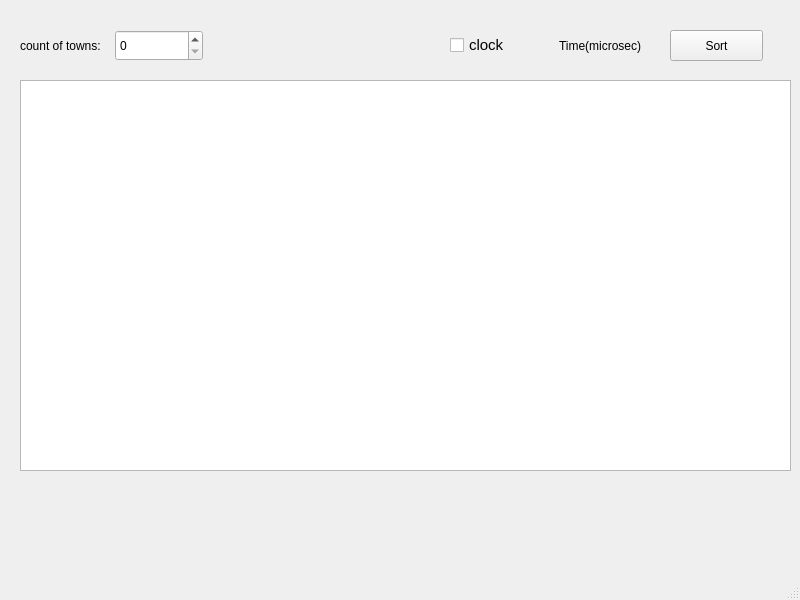
<?xml version="1.0" encoding="UTF-8"?>
<ui version="4.0">
 <class>MainWindow</class>
 <widget class="QMainWindow" name="MainWindow">
  <property name="geometry">
   <rect>
    <x>0</x>
    <y>0</y>
    <width>800</width>
    <height>600</height>
   </rect>
  </property>
  <property name="windowTitle">
   <string>MainWindow</string>
  </property>
  <widget class="QWidget" name="centralwidget">
   <widget class="QPushButton" name="sortB">
    <property name="geometry">
     <rect>
      <x>670</x>
      <y>30</y>
      <width>93</width>
      <height>31</height>
     </rect>
    </property>
    <property name="text">
     <string>Sort</string>
    </property>
   </widget>
   <widget class="QTableWidget" name="tableWidget">
    <property name="geometry">
     <rect>
      <x>20</x>
      <y>80</y>
      <width>771</width>
      <height>391</height>
     </rect>
    </property>
   </widget>
   <widget class="QWidget" name="layoutWidget">
    <property name="geometry">
     <rect>
      <x>450</x>
      <y>30</y>
      <width>211</width>
      <height>31</height>
     </rect>
    </property>
    <layout class="QHBoxLayout" name="horizontalLayout_2">
     <item>
      <widget class="QCheckBox" name="ifClock">
       <property name="font">
        <font>
         <pointsize>11</pointsize>
        </font>
       </property>
       <property name="text">
        <string>clock</string>
       </property>
      </widget>
     </item>
     <item>
      <widget class="QLabel" name="time">
       <property name="font">
        <font>
         <pointsize>9</pointsize>
        </font>
       </property>
       <property name="text">
        <string>Time(microsec)</string>
       </property>
      </widget>
     </item>
    </layout>
   </widget>
   <widget class="QWidget" name="">
    <property name="geometry">
     <rect>
      <x>20</x>
      <y>30</y>
      <width>183</width>
      <height>31</height>
     </rect>
    </property>
    <layout class="QHBoxLayout" name="horizontalLayout">
     <item>
      <widget class="QLabel" name="label">
       <property name="font">
        <font>
         <pointsize>9</pointsize>
        </font>
       </property>
       <property name="text">
        <string>count of towns:</string>
       </property>
      </widget>
     </item>
     <item>
      <widget class="QSpinBox" name="size">
       <property name="sizePolicy">
        <sizepolicy hsizetype="Minimum" vsizetype="Expanding">
         <horstretch>0</horstretch>
         <verstretch>0</verstretch>
        </sizepolicy>
       </property>
       <property name="font">
        <font>
         <pointsize>9</pointsize>
        </font>
       </property>
       <property name="maximum">
        <number>100000</number>
       </property>
      </widget>
     </item>
    </layout>
   </widget>
  </widget>
  <widget class="QMenuBar" name="menubar">
   <property name="geometry">
    <rect>
     <x>0</x>
     <y>0</y>
     <width>800</width>
     <height>26</height>
    </rect>
   </property>
  </widget>
  <widget class="QStatusBar" name="statusbar"/>
 </widget>
 <resources/>
 <connections/>
</ui>
